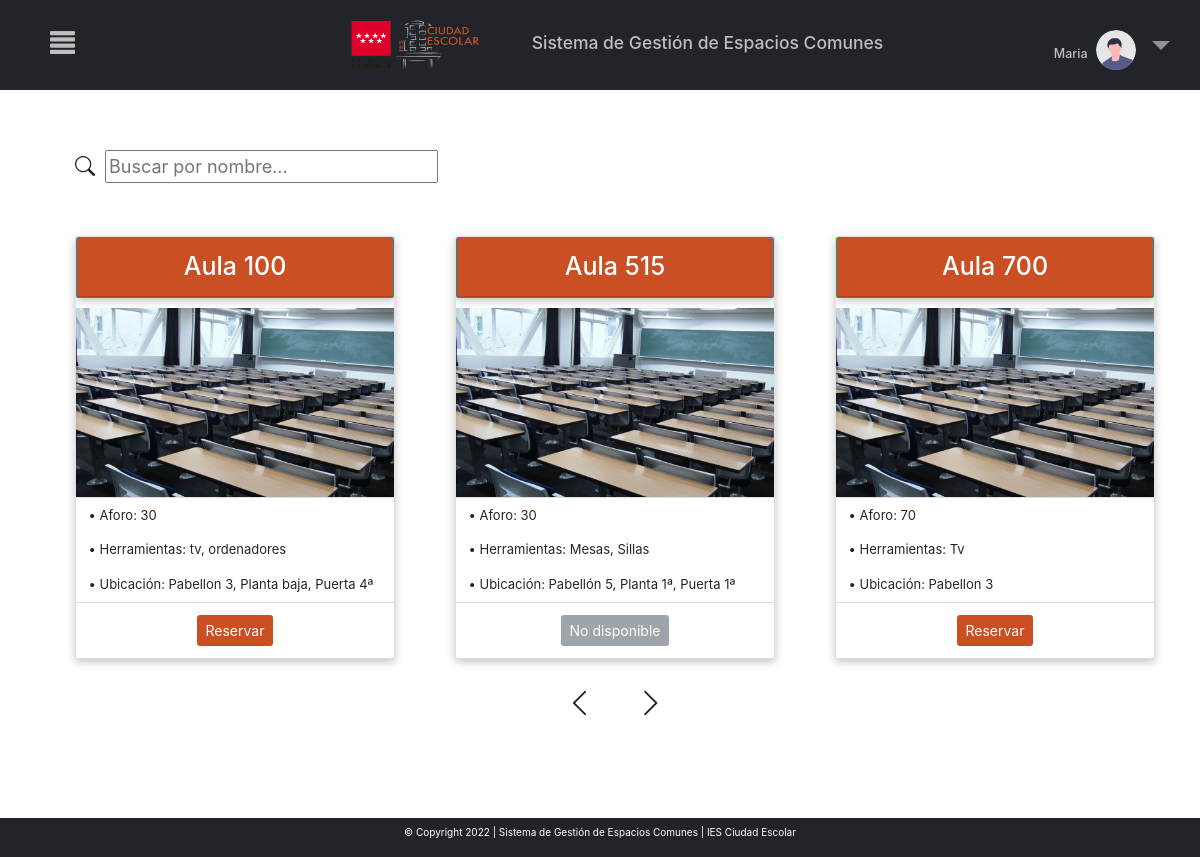
Screenshot of /MVC_proyectofinal/inicio.php?c=principal (signed in) with the database file from the repository.
### tables this page shows
CREATE TABLE `aulas` (
  `id` varchar(220) NOT NULL,
  `ubicacion` varchar(220) NOT NULL,
  `informacion` varchar(220) NOT NULL,
  `aforo` int(100) NOT NULL,
  `habilitado` tinyint(1) NOT NULL
);

### MVC_proyectofinal/controller/controller.php (called while the page is built, shortened)
<?php
require_once ("models/crud.php");
class Control{
    function __construct()
    {
        $this->crud=new Crud();
    }
    function principal(){
        include_once ("views/principal.php");
    }
}
?>

### MVC_proyectofinal/models/conexion.php (called while the page is built)
<?php
class Conexion{
    public function conexion(){
        try{
            $conexion=new PDO("mysql:host=localhost;dbname=sgec","root","");
            $conexion->setAttribute(PDO::ATTR_ERRMODE,PDO::ERRMODE_EXCEPTION);
            return $conexion;
        }
        catch(PDOException $e){
            echo $e->getMessage();
            return null;
        }
    }
}
?>

### MVC_proyectofinal/models/crud.php (called while the page is built, shortened)
<?php
include("conexion.php");
class Crud extends Conexion{
    private $conexion;
    function __construct()
    {
        $this->conexion=parent::conexion();
    }
    function obtieneTodos($tabla){
        try{
            $sql='SELECT * FROM '.$tabla;
            $consulta=$this->conexion->prepare($sql);
            $consulta->execute();
            $consult=$consulta->fetchAll(PDO::FETCH_ASSOC);
            return $consult;
        }catch(PDOException){
            return [];
        }
    }
}
?>

### MVC_proyectofinal/views/principal.php (the view, shortened to what this page needs)
<?php include "menu.php"?>
<html lang="en">
<head>
    <link rel="stylesheet" href="libs/bootstrap-5.1.3-dist/css/bootstrap.min.css">
    <link rel="stylesheet" href="libs/css/estilos.css">
</head>
<?php
 $contador=0;
 $aulas=$this->crud->obtieneTodos("aulas");
 $cuantasAulas=count($aulas);
 ?>
 <link rel="stylesheet" href="https://maxcdn.bootstrapcdn.com/bootstrap/4.0.0/css/bootstrap.min.css">
<body>
<section class="pt-5 pb-5 mt-5 ml-5">
    <div class="container">
        <div class="row">
        <?php include "barraBusqueda/barra.php"; ?>
            <div class="col-12" >
                <div id="carouselExampleIndicators2" class="carousel slide" data-ride="carousel">
                    <div class="carousel-inner">
    <?php  foreach($this->crud->obtieneTodos("aulas") as $row){
        $contador++;
        if ($contador==1){
         ?>
        <div class="carousel-item active">
        <div class="row">
        <?php }
        else if ($contador==4||$contador==7||$contador==10||$contador==13||$contador==16||$contador==19||$contador==22||$contador==25||$contador==28||$contador==31){ ?>
        <div class="carousel-item">
        <div class="row ">
        <?php }?>
            <div class="col-md-4 mb-4 mt-1 p-5">
                <div class="card mt-2 " >
                    <div class="card text-white bg-info mb-3">
                        <div class="card-header" style="background: #2FA4FF">
                            <h1 class="card-title" style="text-align:center;margin-top:2%"><?php echo $row['id']; ?></h1>
                        </div>
                    </div>
                    <img class="img-fluid"  src="aula.jpg">
                    <ul class="list-group list-group-flush">
                        <li class="list-group-item " style="font-size:1.3rem" >• Aforo: <?php echo $row['aforo']; ?></li>
                        <li class="list-group-item " style="font-size:1.3rem">• Herramientas: <?php echo $row['informacion']; ?></li>
                        <li class="list-group-item " style="font-size:1.3rem">• Ubicación: <?php echo $row['ubicacion']; ?></li>
                    </ul>
                    <div class="card-body">
                            <div class="d-flex justify-content-center">
                                <?php if($row['habilitado']==0) {?>
                                <button type="submit" class="btn btn-secondary" style="font-size:1.4rem" disabled>No disponible</button>
                                <?php } else{?>
                                    <a href="?c=calendario&id=<?php echo $row['id']?>"><button type="submit" class="btn btn-info" style="font-size:1.4rem" >Reservar</button></a>
                                <?php } ?>
                            </div>
                    </div>
                </div>
            </div>
        <?php if ($contador==$cuantasAulas||$contador==3||$contador==6||$contador==9||$contador==12||$contador==15||$contador==18||$contador==21||$contador==24||$contador==27||$contador==30||$contador==33||$contador==36||$contador==39){?>
        </div>
        </div>
        <?php }?>
        <?php } ?>
        </div>
        <div class="row ">
        <div class="col-9 mx-auto" style="display: flex;align-items: center;justify-content: center; margin-top:-2%; margin-bottom:100px">
                <a style="border-radius:100%;"  href="#carouselExampleIndicators2" role="button" data-slide="prev" style="width:100%;">
                <i class="bi bi-chevron-left " style="font-size:30px; color:#212529;"></i>
                </a>
                <a  style="border-radius:20%; margin-left:5%" href="#carouselExampleIndicators2" role="button" data-slide="next" style="width:100%;">
                <i class="bi bi-chevron-right" style="font-size:30px; color:#212529;"></i>
                </a>
        </div>
        </div>
        </div>
        </div>
        </div>
        </div>
        </section>
</body>
</html>

### MVC_proyectofinal/inicio.php
<?php
include_once("controller/controller.php");
$control=new Control();
if(!isset($_REQUEST['c'])){
    $control->home();
}else{
    $action=$_REQUEST['c'];
    call_user_func(array($control,$action));
}
?>

### MVC_proyectofinal/views/menu.php (shortened to what this page needs)
<!DOCTYPE html>
<html lang="en">
<head>
<link rel="stylesheet" href="https://cdn.jsdelivr.net/npm/bootstrap-icons@1.8.1/font/bootstrap-icons.css">
<link href="https://cdn.jsdelivr.net/npm/bootstrap@5.1.3/dist/css/bootstrap.min.css" rel="stylesheet">
    <link rel="stylesheet" href="libs/bootstrap-5.1.3-dist/css/bootstrap.min.css">
    <link rel="stylesheet" href="libs/css/estilos.css">
<link rel="stylesheet" href="https://maxcdn.bootstrapcdn.com/bootstrap/3.3.7/css/bootstrap.min.css">
</head>
<body>
<div class="nav">
<span onclick="openNav()" class="menu">
<span class="glyphicon glyphicon-align-justify"></span>
</span>
<div class="cabecera-todo">
    <a class="logoEnlace" href="https://www.educa2.madrid.org/web/centro.ies.ciudadescolar.madrid" target="_blank"><img class="logo" style="width:135px" src="libs/img/logo_ciudadescolar.png"></a>
    <h3 class="cabecera">Sistema de Gestión de Espacios Comunes</h3>
</div>
<li class="nav-item dropdown no-arrow">
        <a class="nav-link dropdown-toggle" id="userDropdown" role="button"
            data-toggle="dropdown" aria-haspopup="true" aria-expanded="false">
            <h5 style="color: rgba(255, 255, 255, 0.7); display:inline-block" ><?php echo $_SESSION['nombre'];?></h5>
            <img class="img-profile rounded-circle" style="width:40px"
                src="libs/img/undraw_profile.svg">
        </a>
    </li>
</div>
   <div class="footer">
       <p>© Copyright 2022 | Sistema de Gestión de Espacios Comunes | IES Ciudad Escolar</p>
</div>
</body>
</html>

### MVC_proyectofinal/views/barraBusqueda/barra.php (shortened to what this page needs)
<div class="col-12" style="margin-left:15px">
<i class="bi bi-search" style="    font-size: 20px;
    padding-right: 10px;"></i><input type="text" id="search" placeholder="Buscar por nombre..."  style="    width: 30%; font-size:18px"/>
   <br>
   <br />
</div>

### MVC_proyectofinal/libs/css/estilos.css (style rules this page uses)
.logo { width:120px; height: 50px; margin-left:50px }
.nav { text-align: center; }
.cabecera-todo { display: flex; align-items: center; }
.cabecera { text-align: center; }
.card-header { background-color: #cb4f24!important; }
.btn-info { color: white !important; background-color: #cb4f24!important; border-color: #cb4f24!important; }
.nav>li>a { background:none !important; font-size:30px !important }
.nav-link { color:#375458 }

### MVC_proyectofinal/views/menu.php (style rules this page uses)
body { overflow-x: hidden; }
.nav { display: flex; flex-direction: row; justify-content: center; width: 100%; background-color: #212529; padding: 20px; color: rgba(255, 255, 255, 0.5); }
.cabecera, .cabecera-todo { color: rgba(255, 255, 255, 0.7); }
.logoEnlace { margin-right: 5rem; }
li.nav-item { float: right; right: 0px; top: 0px; position: absolute !important; margin: 15px; }
.menu { position: absolute; top: 30px; left: 20px; margin:0px 15px !important; color: rgba(255, 255, 255, 0.7) !important }
.footer { background-color: #212529; position:fixed; bottom:0px; left:0px; right:0px; padding:7px; text-align:center; z-index:4; color:white }
.cabecera { font-size: 1.75rem !important; }
.glyphicon { position: relative; top: 0px !important; margin-left: 15px; font-size: 25px; display: inline-block; font-family: 'Glyphicons Halflings'; font-style: normal; font-weight: 400; line-height: 1; -webkit-font-smoothing: antialiased; -moz-osx-font-smoothing: grayscale; }
body { font-family: "Lato", sans-serif; }

### MVC_proyectofinal/views/principal.php (style rules this page uses)
.card { box-shadow: rgba(0, 0, 0, 0.24) 0px 3px 8px; transition: all 0.6s ease; user-select: none; overflow: hidden }

### rows the page displays
aulas: id "Aula 100", aforo "30", informacion "tv, ordenadores", ubicacion "Pabellon 3, Planta baja, Puerta 4ª"
aulas: id "Aula 515", aforo "30", informacion "Mesas, Sillas", ubicacion "Pabellón 5, Planta 1ª, Puerta 1ª", habilitado "No disponible"
aulas: id "Aula 700", aforo "70", informacion "Tv", ubicacion "Pabellon 3"

### other values shown
$_SESSION['nombre'] "Maria"
